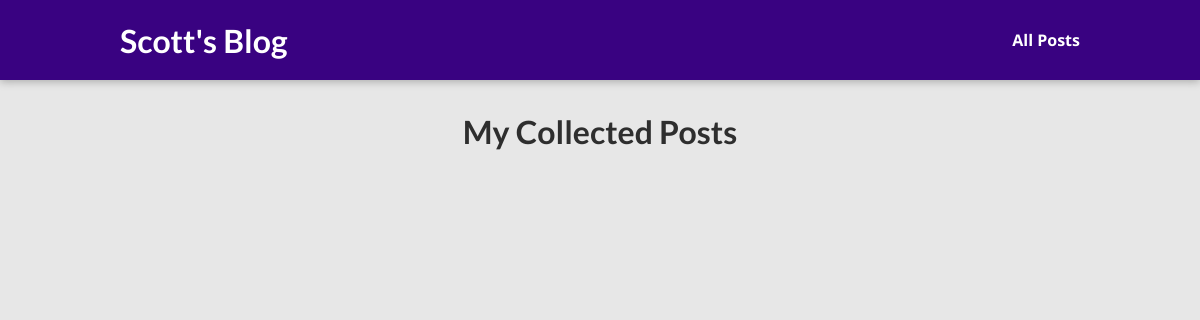
Page /posts on the earlier database version.
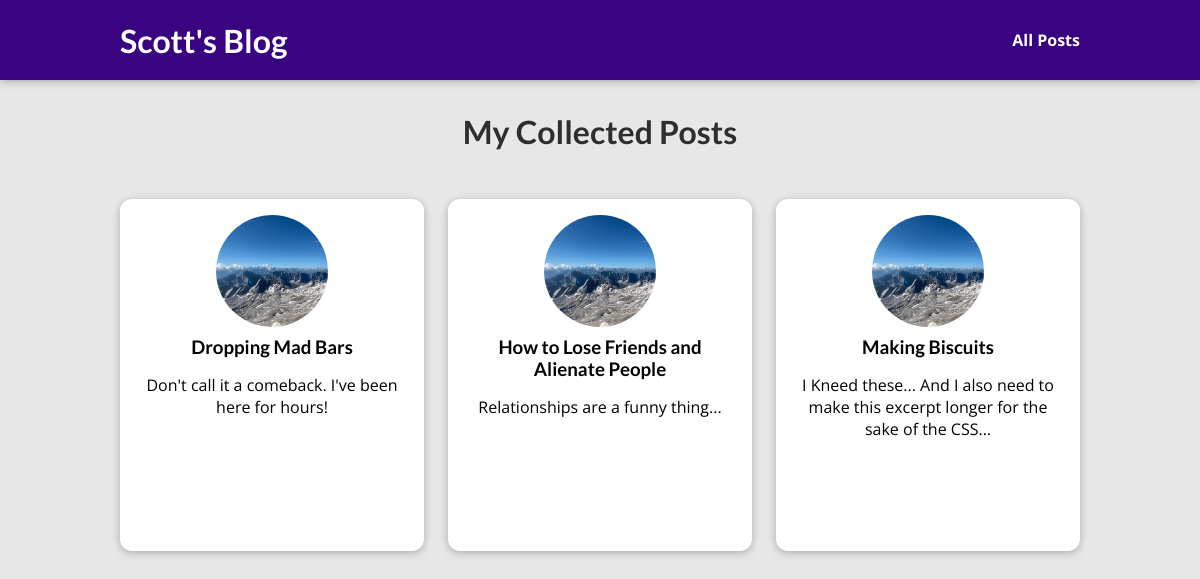
Same page on the later database version.
### blog/models.py (models this page shows, shortened)
class Post(models.Model):
    title = models.CharField(max_length=150)
    author = models.ForeignKey(Author, on_delete=models.SET_NULL, null=True, related_name="posts")
    date = models.DateField(auto_now=True)
    excerpt = models.CharField(max_length=200)
    content = models.TextField(validators=[MinLengthValidator(10)])
    slug = models.SlugField(unique=True, db_index=True)
    image = models.CharField(max_length=256)
    tags = models.ManyToManyField(Tag)

### blog/views.py (the view)
# urls.py: path("posts", views.get_posts_list, name="posts-list"),
def get_posts_list(request):
    all_posts = Post.objects.all().order_by("-date")
    return render(request, "blog/all-posts.html", {
        "all_posts": all_posts
    })

### blog/templates/blog/all-posts.html (shortened to what this page needs)
{% extends "base.html" %}
{% load static %}
{% block css_files %}
<link rel="stylesheet" href="{% static "blog/post.css" %}">
<link rel="stylesheet" href="{% static "/blog/all-posts.css" %}">
{%endblock%}
{% block content %}
<section id="all-posts">
    <h2>My Collected Posts</h2>
    <ul>
        {% for post in all_posts %}
        {%include "blog/includes/post.html" %}
        {% endfor %}
    </ul>
</section>
{%endblock%}

### templates/base.html (shortened to what this page needs)
{%load static%}
<!DOCTYPE html>
<html>
    <head>
        {% block css_files %} {%endblock%}
    </head>
    <body>
        <header id="main-navigation">
            <h1><a href="{% url "index" %}">Scott's Blog</a></h1>
            <nav>
                <a href="{% url "posts-list" %}">All Posts</a>
            </nav>
        </header>
        {% block content %}
        {%endblock%}
    </body>
</html>

### blog/templates/blog/includes/post.html
{%load static%}
<li>
    <article class="post">
        <a href="{% url "post-detail" post.id %}">
            <img src="{% static "blog/images/"|add:post.image %}" alt="{{ post.title }}"/>
            <div class="post__content">
                <h3>{{ post.title }}</h3>
                <p>{{ post.excerpt }}</p>
            </div>
        </a>
    </article>
</li>

### static/app.css (style rules this page uses)
* { box-sizing: border-box; }
html { font-family: 'Open Sans', 'Lato', sans-serif; }
body { margin: 0; }
h1, h2, h3 { font-family: 'Lato', sans-serif; font-weight: bold; }
#main-navigation { width: 100%; height: 5rem; display: flex; justify-content: space-between; align-items: center; padding: 0 10%; position: absolute; top: 0; left: 0; }
#main-navigation a { text-decoration: none; color: white; font-weight: bold; }

### blog/static/blog/post.css (style rules this page uses)
.post { display: flex; flex-direction: column; align-items: center; text-align: center; }
.post a { text-decoration: none; color: black; transition: all 0.2s ease; padding: 1rem; }
.post img { width: 5rem; height: 5rem; object-fit: cover; border-radius: 50%; }
.post h3 { margin: 0.25rem 0; }

### blog/static/blog/all-posts.css (style rules this page uses)
body { background-color: #e7e7e7; }
#main-navigation { background-color: #390281; box-shadow: 0 2px 8px rgba(0, 0, 0, 0.25); }
#all-posts { margin: 7rem auto; width: 90%; max-width: 60rem; }
#all-posts h2 { text-align: center; font-size: 2rem; color: #2e2e2e; margin: 3rem 0; }
ul { list-style: none; margin: 0; padding: 0; display: grid; grid-template-columns: repeat(auto-fill, minmax(17rem, 1fr)); gap: 1.5rem; }
.post img { width: 7rem; height: 7rem; }
.post a { height: 22rem; transform-origin: center; box-shadow: 0 2px 8px rgba(0, 0, 0, 0.25); border-radius: 12px; background-color: white; }

Differences in the rows shown:
added Post: image (picture), title "Dropping Mad Bars", excerpt "Don't call it a comeback. I've been here for hours!"
added Post: image (picture), title "How to Lose Friends and Alienate People", excerpt "Relationships are a funny thing..."
added Post: image (picture), title "Making Biscuits", excerpt "I Kneed these... And I also need to make this excerpt longer for the sake of the CSS..."
